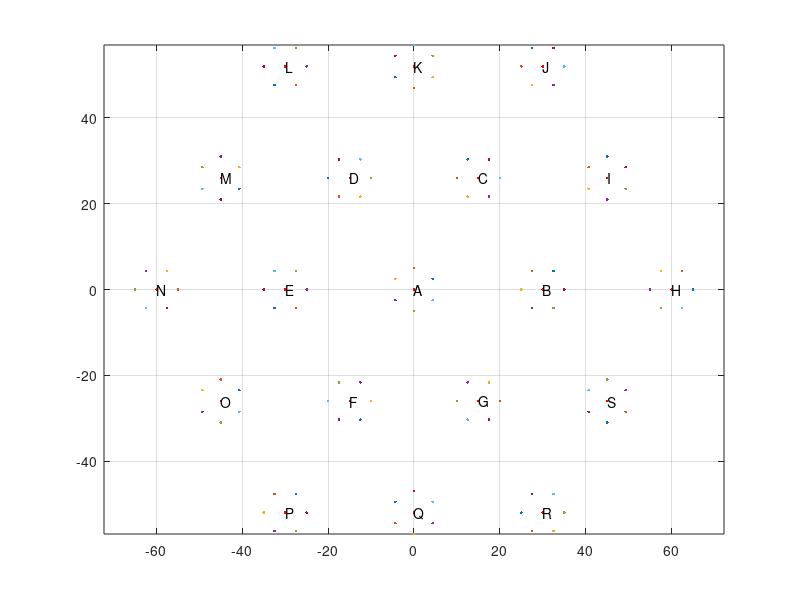

Source code (MATLAB):
% generate calibration points, standard pattern, for calGrid, pattern B
wr=5;
spc=30;

spcX=spc/2;
spcY=spc*sind(60);
hr=wr/cosd(30);

id='ABCDEFGHIJKLMNOPQRS';

cntr = [0,0;spc,0;spc/2,spcY;-spc/2,spcY;-spc,0;-spc/2,-spcY;spc/2,-spcY;...
	2*spc,0;1.5*spc,spcY;spc,2*spcY;0,2*spcY;-spc,2*spcY;...
	-1.5*spc,spcY;-2*spc,0;-1.5*spc,-spcY;-spc,-2*spcY;0,-2*spcY;...
	spc,-2*spcY;1.5*spc,-spcY];

hold off;plot(cntr(:,1),cntr(:,2),'.r'); hold on; grid on; axis equal
for i=1:length(id); text(cntr(i,1),cntr(i,2),id(i));end
%hold off

yNodes = [1,9,11,13,15,17,19];% nodes with flat in +-Y

for i=1:length(id)
  a0 = 0;
  if (length(find(i==yNodes))>0), a0 = 30; end
  for j=1:6
    a = a0 + (j-1)*60;
    p = cntr(i,:) + wr*[cosd(a),sind(a)];
    disp(sprintf('%c%d %8.3f  %8.3f',id(i),j,p));
    plot(p(1),p(2),'.');
  end
end

hold off
